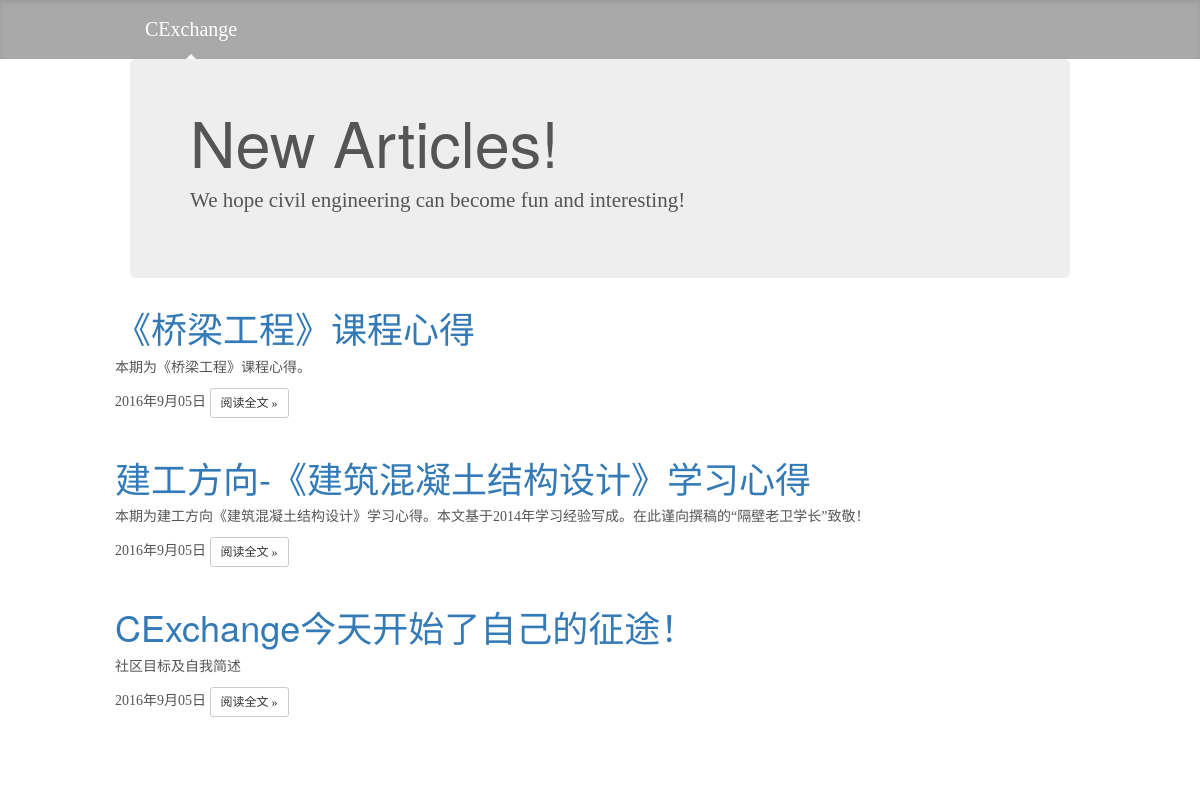
The app's page /index, older data.
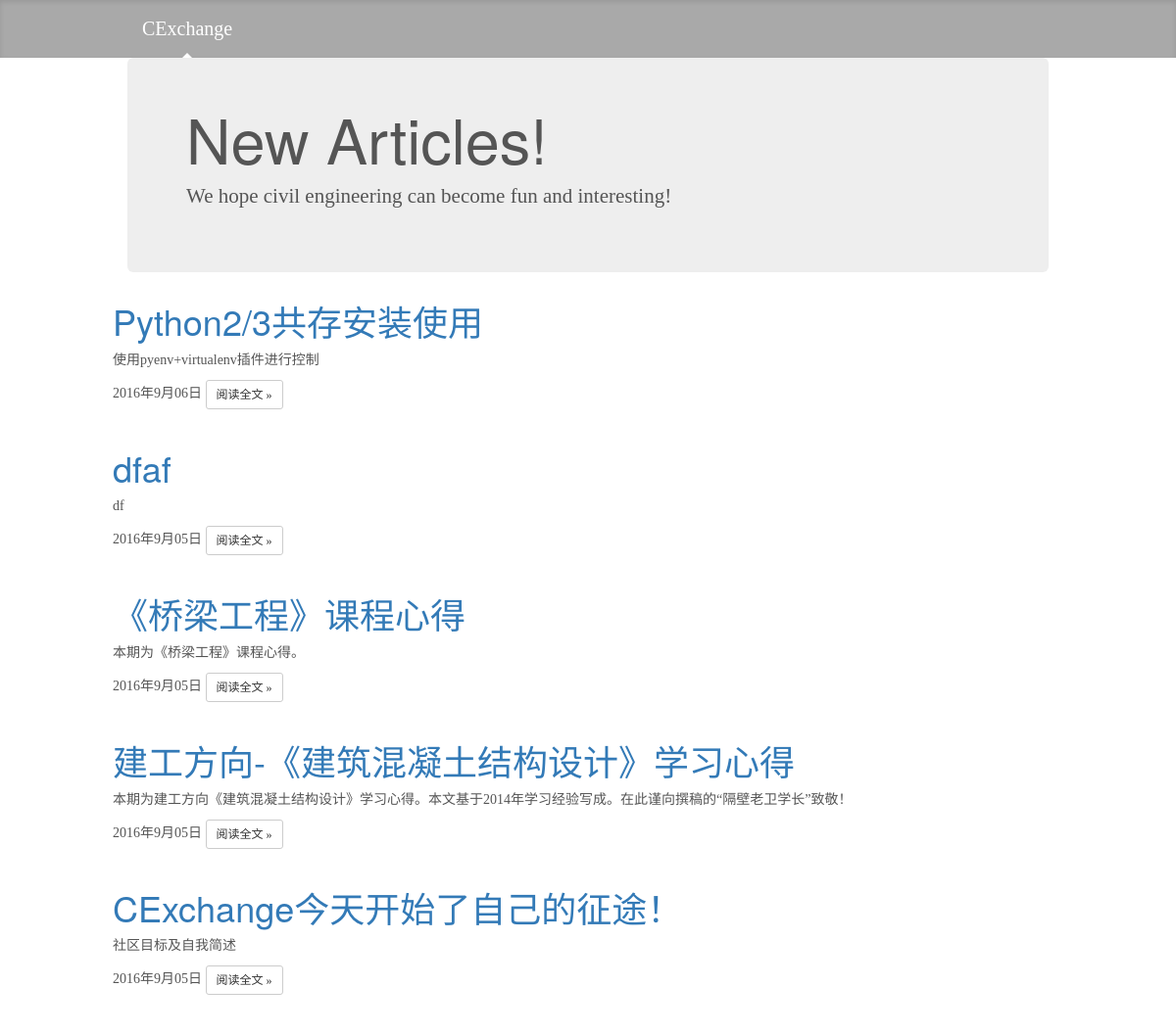
The same page, newer data.
### Blog/models.py (models this page shows, shortened)
class Article(models.Model):
    STATUS_CHOICE = (
        ('d', 'Draft'),
        ('p', 'Published'),
    )
    title = models.CharField('标题', max_length=70)
    abstract = models.CharField('摘要', max_length=150, blank=False, null=False, help_text="必选,请勿空白")
    body = models.TextField('正文')
    title_pic = models.ImageField('题图', upload_to='pic_folder/', blank=True, null=True)
    author = models.ForeignKey('Author', verbose_name='作者', null=False)
    create_time = models.DateTimeField('创建时间', auto_now_add=True)
    last_modified_time = models.DateTimeField('创建时间', auto_now_add=True)
    views = models.PositiveIntegerField('浏览量', default=0)
    thumbs = models.PositiveIntegerField('点赞量', default=0)
    category = models.ForeignKey('Category', verbose_name='分类', null=True, on_delete=models.SET_NULL)
    class Meta:
        ordering = ['-last_modified_time']

### Blog/views.py (the view)
# urls.py: url(r'^index$', views.IndexView.as_view(), name='index'),
class IndexView(ListView):
    template_name = 'Blog/index.html'
    context_object_name = 'article_list'
    def get_queryset(self):
        article_list = Article.objects.all()
        for article in article_list:
            article.body = markdown2.markdown(article.body, extras=['fenced-code-blocks'],)
        return article_list

### templates/Blog/index.html (shortened to what this page needs)
{% extends 'base.html' %}
{% block content %}
   <div class="container">
      <div class="jumbotron">
        <h1>New Articles!</h1>
        <p class="lead">We hope civil engineering can become fun and interesting!</p>
      </div>
      <div class="row">
          {% for article in article_list %}
              <div class="post">
                    <div class="post-hd">
                        <h1 class="title"><a href="{% url 'blog:detail' article.pk %}">{{ article.title }}</a></h1>
                    </div>
                    <div class="post-bd">
                        <p>{{ article.abstract }}</p>
                    </div>
                    <div class="post-ft">
                        <span class="date">{{ article.last_modified_time|date:"Y年n月d日" }}</span>
                        <a class="btn btn-default btn-sm" href="{% url 'blog:detail' article.id %}" role="button">阅读全文 &raquo;</a>
                    </div>
            </div>
            <br> <br />
        {% endfor %}
    </div>
   </div>
{% endblock %}

### templates/base.html (shortened to what this page needs)
{% load static from staticfiles %}
<!DOCTYPE html>
<html lang="zh-CN">
  <head>
    <link rel="stylesheet" type="text/css" href="{% static "bootstrap-3.3.5-dist/css/bootstrap.min.css" %}">
    <link rel="stylesheet" type="text/css" href="{% static "css/blog.css" %}">
  </head>
<body>
    <div class="blog-masthead">
      <div class="container">
        <nav class="blog-nav">
          <a class="blog-nav-item active" href="{% url 'blog:index' %}">CExchange</a>
        </nav>
      </div>
    </div>
    <container>
        {% block content %}{% endblock %}
    </container>
</body>
</html>

### Blog/static/css/blog.css (style rules this page uses)
body { font-family: Georgia, "Times New Roman", Times, serif; color: #555; }
h1, .h1, h2, .h2, h3, .h3, h4, .h4, h5, .h5, h6, .h6 { margin-top: 0; font-family: "Helvetica Neue", Helvetica, Arial, sans-serif; font-weight: normal; color: #333; }
@media (min-width: 1200px) { .container { width: 970px; } }
.blog-masthead { background-color: #a9a9a9; -webkit-box-shadow: inset 0 2px 5px rgba(0,0,0,.1); box-shadow: inset 0 2px 5px rgba(0,0,0,.1); }
.blog-nav-item { position: relative; display: inline-block; padding: 15px; font-weight: 500; color: #cdddeb; }
.blog-nav .active { color: #fff; font-size: 20px; }
.blog-nav .active:after { position: absolute; bottom: 0; left: 50%; width: 0; height: 0; margin-left: -5px; vertical-align: middle; content: " "; border-right: 5px solid transparent; border-bottom: 5px solid; border-left: 5px solid transparent; }

Row changes from the older to the newer data that the page shows:
added Article: title "Python2/3共存安装使用", abstract "使用pyenv+virtualenv插件进行控制", last_modified_time "2016年9月06日"
added Article: title "dfaf", abstract "df", last_modified_time "2016年9月05日"
